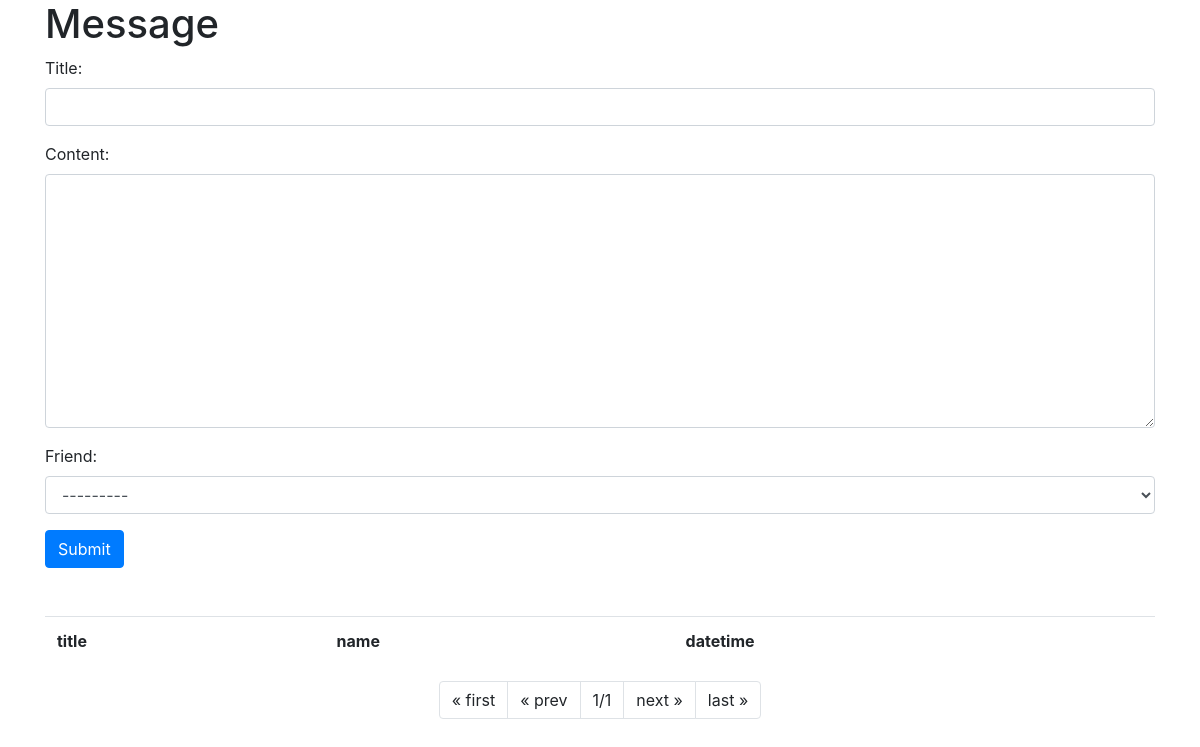
/hello/message/, run on an earlier commit of the app's database.
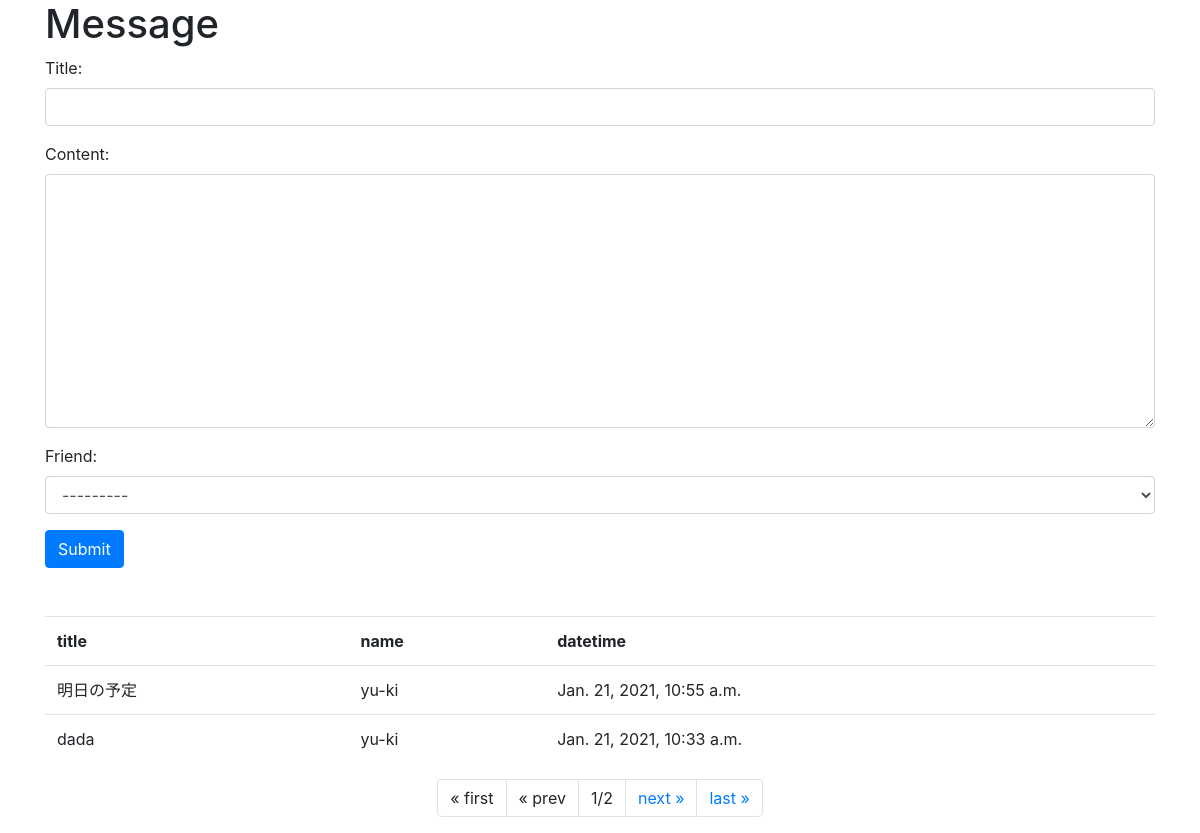
And on a later commit of the database.
### hello/models.py (models this page shows, shortened)
class Message(models.Model):
  friend = models.ForeignKey(Friend, on_delete=models.CASCADE)
  title = models.CharField(max_length=100)
  content = models.CharField(max_length=300)
  pub_date = models.DateTimeField(auto_now_add=True)
  class Meta:
    ordering = ('pub_date',)

class Friend(models.Model):
  name = models.CharField(max_length=100)
  mail = models.EmailField(max_length=200)
  gender = models.BooleanField()
  age = models.IntegerField(validators=[MinValueValidator(0), MaxValueValidator(150)])
  birthday = models.DateField()
  def __str__(self):
    return '<Field:id=' + str(self.id) + ',' + self.name+'('+str(self.age)+')>'

### hello/views.py (the view)
# urls.py: path('message/', views.message, name='message'),
def message(request, page=1):
  if(request.method == 'POST'):
    obj = Message()
    form = MessageForm(request.POST, instance=obj)
    form.save()
  data = Message.objects.all().reverse()
  paginator = Paginator(data, 2)
  params = {
    'title':'Message',
    'form':MessageForm(),
    'data':paginator.get_page(page),
  }
  return render(request, 'hello/message.html', params)

### hello/forms.py
class MessageForm(forms.ModelForm):
  class Meta:
    model = Message
    fields = ['title','content','friend']
    widgets = {
      'title':forms.TextInput(attrs={'class':'form-control'}),
      'content':forms.Textarea(attrs={'class':'form-control'}),
      'friend':forms.Select(attrs={'class':'form-control'}),
    }

### hello/templates/hello/message.html (shortened to what this page needs)
{% load static %}
<!DOCTYPE html>
<html lang="ja">
<head>
  <link rel="stylesheet" href="https://stackpath.bootstrapcdn.com/bootstrap/4.4.1/css/bootstrap.min.css">
</head>
<body class="container">
  <h1>{{title}}</h1>
  <form action="{% url 'message' %}" method="post">
    {{form.as_p}}
    <input type="submit" class="btn btn-primary">
  </form>
  <table class="table">
    <tr>
      <th>title</th>
      <th>name</th>
      <th>datetime</th>
    </tr>
    {% for item in data %}
    <tr>
      <td>{{item.title}}</td>
      <td>{{item.friend.name}}</td>
      <td>{{item.pub_date}}</td>
    </tr>
    {% endfor %}
  </table>
  <ul class="pagination justify-content-center">
    {% if data.has_previous %}
    <li class="page-item">
      <a href="{% url 'message' %}" class="page-link">&laquo; first</a>
    </li>
    <li class="page-item">
      <a href="{% url 'message' %}{{data.previous_page_number}}" class="page-link">&laquo; prev</a>
    </li>
    {% else %}
    <li class="page-item">
      <a class="page-link">&laquo; first</a>
    </li>
    <li class="page-item">
      <a class="page-link">&laquo; prev</a>
    </li>
    {% endif %}
    <li class="page-item">
      <a class="page-link">{{data.number}}/{{data.paginator.num_pages}}</a>
    </li>
    {% if data.has_next %}
    <li class="page-item">
      <a href="{% url 'message' %}{{data.next_page_number}}" class="page-link">next &raquo;</a>
    </li>
    <li class="page-item">
      <a href="{% url 'message' %}{{data.paginator.num_pages}}" class="page-link">last &raquo;</a>
    </li>
    {% else %}
    <li class="page-item">
      <a class='page-link'>next &raquo;</a>
    </li>
    <li class="page-item">
      <a class='page-link'>last &raquo;</a>
    </li>
    {% endif %}
  </ul>
</body>
</html>

What changed in the data, as far as the page shows it:
added Message: title "明日の予定", friend.name "yu-ki", pub_date "Jan. 21, 2021, 10:55 a.m."
added Message: title "dada", friend.name "yu-ki", pub_date "Jan. 21, 2021, 10:33 a.m."
Also different on the page:
{{ data.paginator.num_pages }}: "1" → "2"
